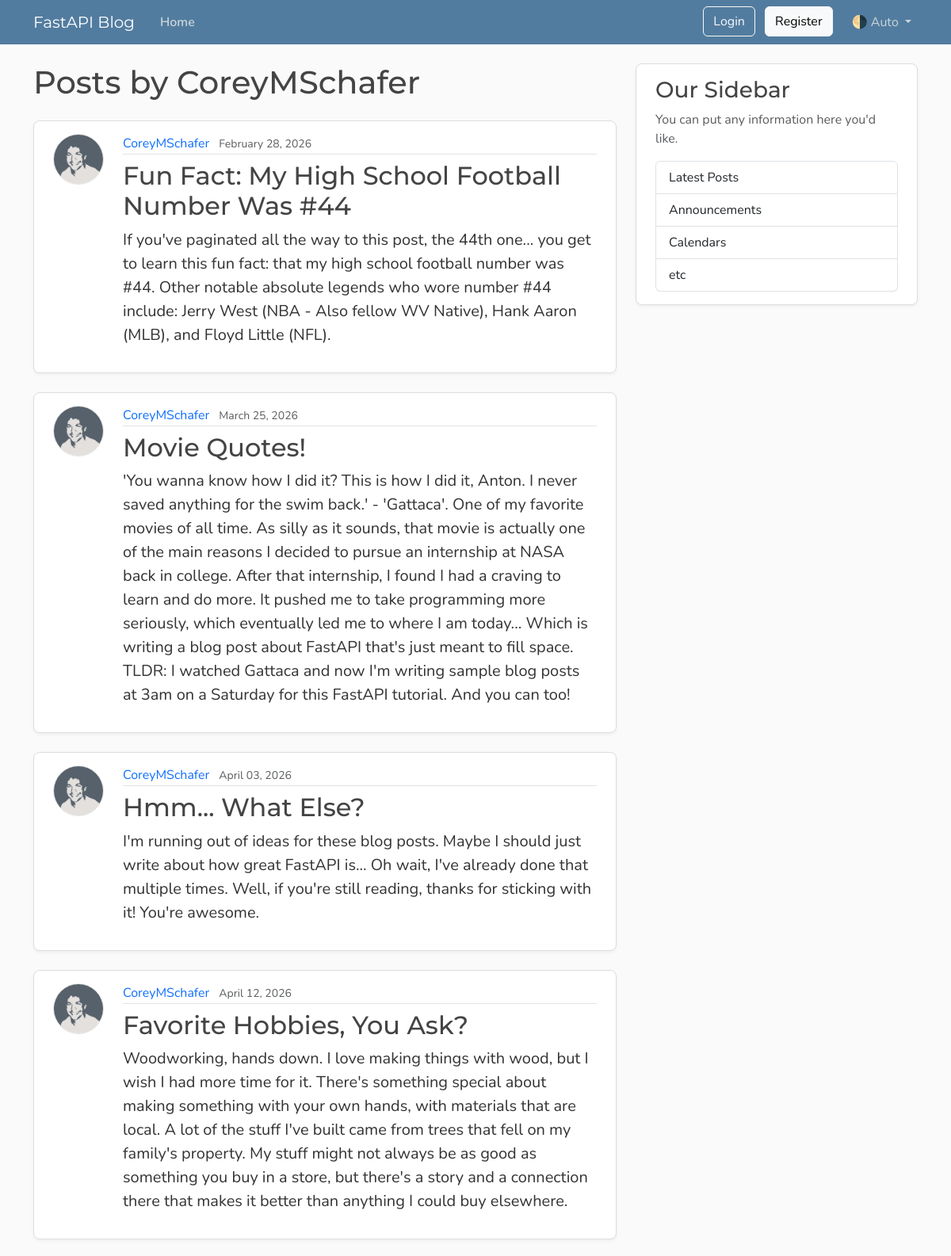
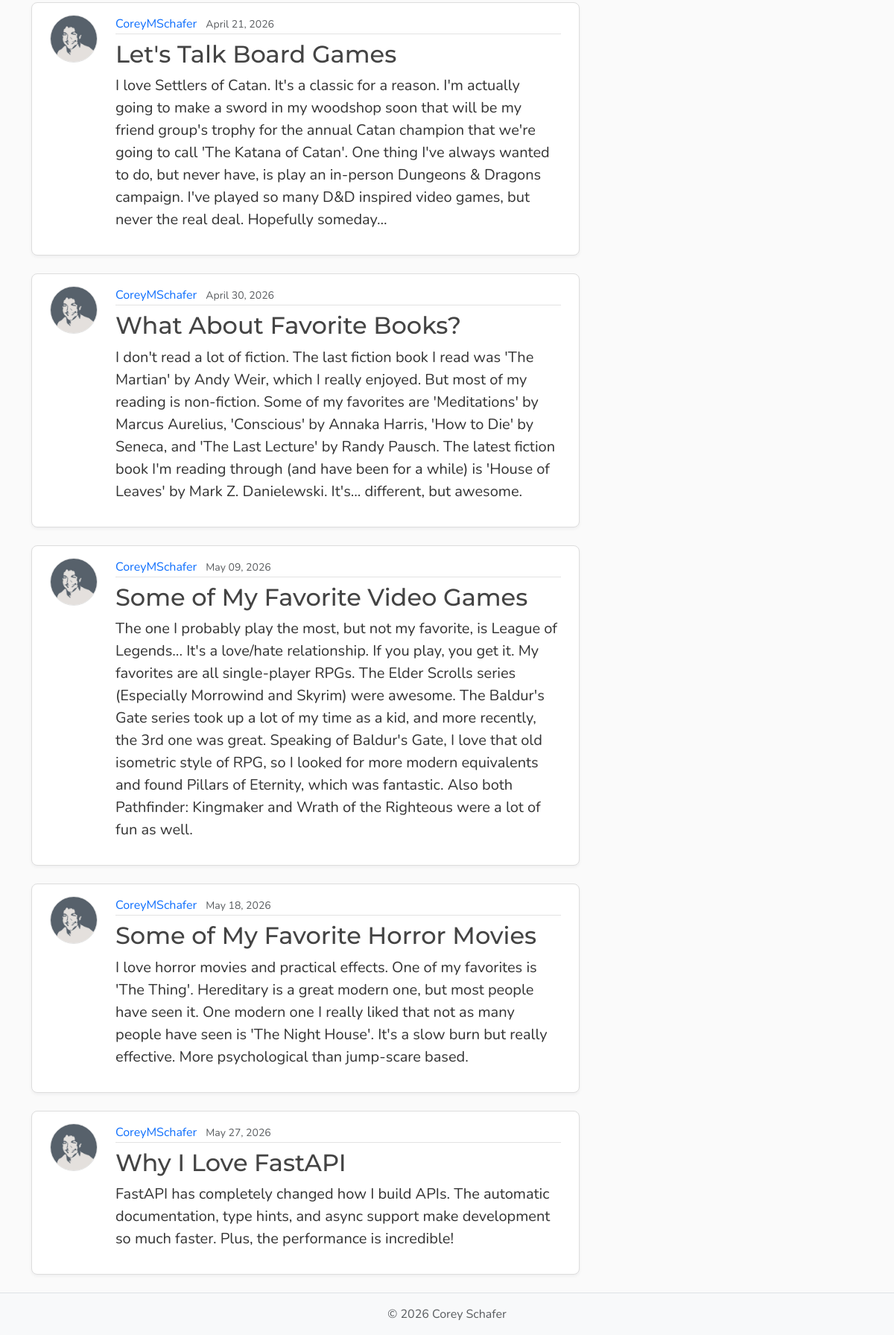
The page /users/1/posts on the database its author committed (2 pictures, top to bottom).
### models.py (models this page shows, shortened)
class UserBase(SQLModel):
    username: Annotated[str, SQLModelField(min_length=1, max_length=50, unique=True, nullable=False)]
    image_file: Annotated[str | None, SQLModelField(max_length=200, nullable=True, default=None)] = None

class User(UserBase, table=True):
    __tablename__ = "users" # type: ignore
    id: Annotated[int | None, SQLModelField(default=None, primary_key=True, index=True)] = None
    email: Annotated[EmailStr, SQLModelField(max_length=120, unique=True, nullable=False)]
    password_hash: Annotated[str, SQLModelField(max_length=200, nullable=False)]
    posts: Mapped[list["Post"]] = Relationship(
        sa_relationship=relationship("Post", back_populates="author", cascade="all, delete-orphan"))

class PostBase(SQLModel):
    title: Annotated[str, SQLModelField(min_length=1, max_length=100, index=True)]
    content: Annotated[str, SQLModelField(min_length=1)]

class Post(PostBase, table=True):
    __tablename__ = "posts" # type: ignore
    id: Annotated[int | None, SQLModelField(default=None, primary_key=True)] = None
    date_posted: Annotated[datetime, SQLModelField(
        sa_column=Column(DateTime(timezone=True)),
        default_factory=lambda: datetime.now(tz=timezone.utc))]
    user_id: Annotated[int, SQLModelField(foreign_key="users.id", nullable=False, index=True)]
    author: Mapped[User | None] = Relationship(
        sa_relationship=relationship("User", back_populates="posts"))

### main.py (the view)
@app.get("/users/{user_id}/posts", include_in_schema=False, name="user_posts")
async def user_posts_page(
    request: Request,
    user_id: int,
    db: Annotated[AsyncSession, Depends(models.get_db)],
):
    result = await db.execute(select(models.User).where(col(models.User.id) == user_id))
    user = result.scalars().first()
    if not user:
        raise HTTPException(
            status_code=status.HTTP_404_NOT_FOUND,
            detail="User not found",
        )
    results = await db.execute(select(models.Post).options(selectinload(models.Post.author)).where(col(models.Post.user_id) == user_id))
    posts = results.scalars().all()
    return templates.TemplateResponse(
        request,
        "user_posts.html",
        {"posts": posts, "user": user, "title": f"{user.username}'s Posts"},
    )

### templates/user_posts.html
{% extends "layout.html" %}
{% block content %}
  <h1 class="mb-4">Posts by {{ user.username }}</h1>
  {% for post in posts %}
    <article class="content-section py-3 px-4 mb-4">
      <div class="d-flex align-items-start gap-4">
        <img class="rounded-circle article-img flex-shrink-0"
             src="{{ post.author.image_path }}"
             alt="{{ post.author.username }}'s profile picture"
             width="64"
             height="64"
             loading="lazy">
        <div class="flex-grow-1">
          <div class="article-metadata mb-2">
            <a class="me-2"
               href="{{ url_for('user_posts', user_id=post.author.id) }}">{{ post.author.username }}</a>
            <small class="text-body-secondary">{{ post.date_posted.strftime("%B %d, %Y") }}</small>
          </div>
          <h2>
            <a class="article-title"
               href="{{ url_for('post_page', post_id=post.id) }}">{{ post.title }}</a>
          </h2>
          <p class="article-content">{{ post.content }}</p>
        </div>
      </div>
    </article>
  {% else %}
    <p class="text-body-secondary">No posts by this user yet.</p>
  {% endfor %}
{% endblock content %}

### templates/layout.html (shortened to what this page needs)
<!DOCTYPE html>
<html lang="en">
  <head>
    <link href="https://cdn.jsdelivr.net/npm/bootstrap@5.3.8/dist/css/bootstrap.min.css"
          rel="stylesheet"
>
    <link rel="stylesheet"
          type="text/css"
          href="{{ url_for('static', path='css/main.css') }}">
  </head>
  <body class="d-flex flex-column min-vh-100">
    <header class="site-header">
      <nav class="navbar navbar-expand-md bg-steel fixed-top"
           data-bs-theme="dark">
        <div class="container">
          <a class="navbar-brand me-4" href="{{ url_for('home') }}">FastAPI Blog</a>
          <div class="collapse navbar-collapse" id="navbarToggle">
            <div class="navbar-nav me-auto">
              <a class="nav-link active"
                 aria-current="page"
                 href="{{ url_for('home') }}">Home</a>
            </div>
            <div class="navbar-nav">
              <div id="loggedOutNav">
                  <a class="btn btn-outline-light mb-2 mb-md-0 me-md-2"
                      href="{{ url_for('login_page') }}">Login</a>
                  <a class="btn btn-light mb-2 mb-md-0 me-md-3"
                      href="{{ url_for('register_page') }}">Register</a>
              </div>
              <div class="nav-item dropdown">
                <a class="nav-link dropdown-toggle"
                   href="#"
                   role="button"
                   id="bd-theme"
                   data-bs-toggle="dropdown"
                   aria-expanded="false">
                  <span id="bd-theme-text">🌗 Auto</span>
                </a>
              </div>
            </div>
          </div>
        </div>
      </nav>
    </header>
    <main role="main" class="container">
      <div class="row">
        <div class="col-md-8">
          {% block content %}
          {% endblock content %}
        </div>
        <aside class="col-md-4">
          <div class="content-section py-3 px-4 mb-4">
            <h3>Our Sidebar</h3>
            <p class="text-body-secondary">You can put any information here you'd like.</p>
            <ul class="list-group">
              <li class="list-group-item">Latest Posts</li>
              <li class="list-group-item">Announcements</li>
              <li class="list-group-item">Calendars</li>
              <li class="list-group-item">etc</li>
            </ul>
          </div>
        </aside>
      </div>
    </main>
    <footer class="mt-auto py-3 bg-body-tertiary border-top">
      <div class="container text-center">
        <p class="text-body-secondary mb-0">
          © <span id="year"></span> Corey Schafer
        </p>
      </div>
    </footer>
  </body>
</html>

### static/css/main.css (style rules this page uses)
:root { --font-heading: "Montserrat", system-ui, -apple-system, BlinkMacSystemFont, sans-serif; --font-body: "Nunito", system-ui, -apple-system, BlinkMacSystemFont, sans-serif; --color-bg-body: #fafafa; --color-bg-content: #ffffff; --color-text-primary: #333333; --color-text-heading: #444444; --color-steel: #527c9f; --color-nav-link: #cbd5db; --color-nav-link-hover: #ffffff; --color-link-hover: #428bca; --color-border: #dddddd; --color-border-light: #e3e3e3; --spacing-xl: 5rem; --article-img-size: 4rem; --account-img-size: 7.813rem; }
body { font-family: var(--font-body); background: var(--color-bg-body); color: var(--color-text-primary); }
main { padding-top: var(--spacing-xl); }
h1, h2, h3, h4, h5, h6 { font-family: var(--font-heading); color: var(--color-text-heading); }
.navbar-brand { font-family: var(--font-heading); }
a { text-decoration: none; }
.bg-steel { background-color: var(--color-steel); }
.site-header .navbar-nav .nav-link { color: var(--color-nav-link); transition: color 0.2s ease-in-out; }
.site-header .navbar-nav .nav-link.active { font-weight: 600; }
.content-section { background: var(--color-bg-content); border: 1px solid var(--color-border); border-radius: 0.5rem; box-shadow: 0 2px 4px rgba(15, 23, 42, 0.05); transition: box-shadow 0.15s ease, transform 0.15s ease, border-color 0.15s ease; }
.article-title { color: var(--color-text-heading); transition: color 0.2s ease-in-out; }
.article-content { white-space: pre-line; font-size: 1.25rem; }
.article-img { height: var(--article-img-size); width: var(--article-img-size); flex-shrink: 0; object-fit: cover; border: 1px solid var(--color-border-light); box-shadow: 0 0 0 2px var(--color-bg-content); }
.article-metadata { padding-bottom: 0.063rem; border-bottom: 1px solid var(--color-border-light); }
.article-metadata a { transition: color 0.2s ease-in-out; }
[data-bs-theme="dark"] { --color-bg-body: #1a1a1a; --color-bg-content: #2d2d2d; --color-text-primary: #e0e0e0; --color-text-heading: #f0f0f0; --color-border: #404040; --color-border-light: #4a4a4a; }

### rows shown on the page
User: username "CoreyMSchafer"
Post: author.image_path (picture), author.username "CoreyMSchafer", date_posted "February 28, 2026", title "Fun Fact: My High School Football Number Was #44", content "If you've paginated all the way to this post, the 44th one... you get to learn this fun fact: that my high school football number was #44. Other notable absolute legends who wore number #44 include: Jerry West (NBA - Also fellow WV Native), Hank Aaron (MLB), and Floyd Little (NFL)."
Post: author.image_path (picture), author.username "CoreyMSchafer", date_posted "March 25, 2026", title "Movie Quotes!", content "'You wanna know how I did it? This is how I did it, Anton. I never saved anything for the swim back.' - 'Gattaca'. One of my favorite movies of all time. As silly as it sounds, that movie is actually one of the main reasons I decided to pursue an internship at NASA back in college. After that internship, I found I had a craving to learn and do more. It pushed me to take programming more seriously, which eventually led me to where I am today... Which is writing a blog post about FastAPI that's just meant to fill space. TLDR: I watched Gattaca and now I'm writing sample blog posts at 3am on a Saturday for this FastAPI tutorial. And you can too!"
Post: author.image_path (picture), author.username "CoreyMSchafer", date_posted "April 03, 2026", title "Hmm... What Else?", content "I'm running out of ideas for these blog posts. Maybe I should just write about how great FastAPI is... Oh wait, I've already done that multiple times. Well, if you're still reading, thanks for sticking with it! You're awesome."
Post: author.image_path (picture), author.username "CoreyMSchafer", date_posted "April 12, 2026", title "Favorite Hobbies, You Ask?", content "Woodworking, hands down. I love making things with wood, but I wish I had more time for it. There's something special about making something with your own hands, with materials that are local. A lot of the stuff I've built came from trees that fell on my family's property. My stuff might not always be as good as something you buy in a store, but there's a story and a connection there that makes it better than anything I could buy elsewhere."
Post: author.image_path (picture), author.username "CoreyMSchafer", date_posted "April 21, 2026", title "Let's Talk Board Games", content "I love Settlers of Catan. It's a classic for a reason. I'm actually going to make a sword in my woodshop soon that will be my friend group's trophy for the annual Catan champion that we're going to call 'The Katana of Catan'. One thing I've always wanted to do, but never have, is play an in-person Dungeons & Dragons campaign. I've played so many D&D inspired video games, but never the real deal. Hopefully someday..."
Post: author.image_path (picture), author.username "CoreyMSchafer", date_posted "April 30, 2026", title "What About Favorite Books?", content "I don't read a lot of fiction. The last fiction book I read was 'The Martian' by Andy Weir, which I really enjoyed. But most of my reading is non-fiction. Some of my favorites are 'Meditations' by Marcus Aurelius, 'Conscious' by Annaka Harris, 'How to Die' by Seneca, and 'The Last Lecture' by Randy Pausch. The latest fiction book I'm reading through (and have been for a while) is 'House of Leaves' by Mark Z. Danielewski. It's... different, but awesome."
Post: author.image_path (picture), author.username "CoreyMSchafer", date_posted "May 09, 2026", title "Some of My Favorite Video Games", content "The one I probably play the most, but not my favorite, is League of Legends... It's a love/hate relationship. If you play, you get it. My favorites are all single-player RPGs. The Elder Scrolls series (Especially Morrowind and Skyrim) were awesome. The Baldur's Gate series took up a lot of my time as a kid, and more recently, the 3rd one was great. Speaking of Baldur's Gate, I love that old isometric style of RPG, so I looked for more modern equivalents and found Pillars of Eternity, which was fantastic. Also both Pathfinder: Kingmaker and Wrath of the Righteous were a lot of fun as well."
Post: author.image_path (picture), author.username "CoreyMSchafer", date_posted "May 18, 2026", title "Some of My Favorite Horror Movies", content "I love horror movies and practical effects. One of my favorites is 'The Thing'. Hereditary is a great modern one, but most people have seen it. One modern one I really liked that not as many people have seen is 'The Night House'. It's a slow burn but really effective. More psychological than jump-scare based."
Post: author.image_path (picture), author.username "CoreyMSchafer", date_posted "May 27, 2026", title "Why I Love FastAPI", content "FastAPI has completely changed how I build APIs. The automatic documentation, type hints, and async support make development so much faster. Plus, the performance is incredible!"
